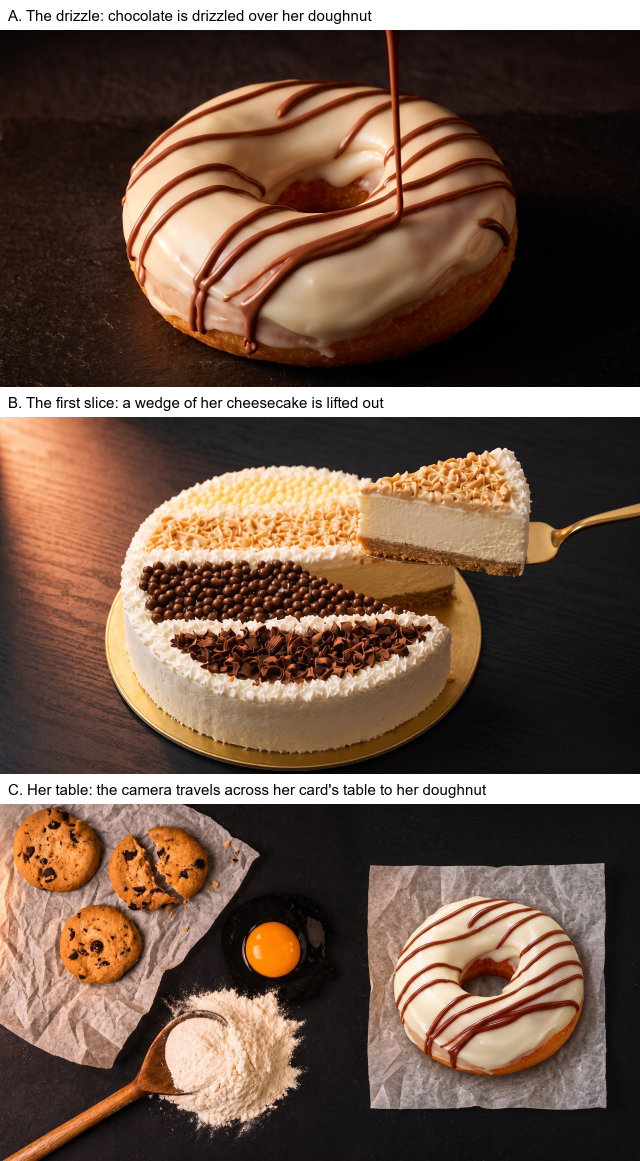
#> input picture scrollcraft/builds/bake-away/gen/concepts.jpg, 1280 x 2322 px (shown at 1/2 size)
$ python -i clean_cut.py   (imports and definitions only)
#> lines starting #> are read from the running program, lines starting #| are printed output that depends on the picture; after the words box and inside, x2 and y2 are one past the last pixel; in counts of white or black regions, pixels touching at a corner belong together
#> further down, picture is the input picture: PIL image 1280x2322 RGB; mean R, G, B 111, 86.2, 71.3
"""Cleans a cut-out (gen/cut/pNN.png): trims the pale cast-shadow rim under the doughnut, clears the background seen through the hole,
fills a thin slit, and softens the edge. Imported by assets.py."""
from PIL import Image, ImageChops, ImageFilter, ImageDraw

def clean(im):
    im = im.convert('RGBA'); W, H = im.size
#> after `W, H = im.size`: W = 1280; H = 2322
    a = im.getchannel('A').point(lambda v: 255 if v > 128 else 0)
#> a: PIL image 1280x2322 L; every value is 255
    # 1. a thin slit inside the cut (p12): close it, filling its colour from the pixels beside it
    closed = a.filter(ImageFilter.MaxFilter(15)).filter(ImageFilter.MinFilter(15))
    slit = ImageChops.subtract(closed, a)
#> slit: PIL image 1280x2322 L; every value is 0
    if slit.getbbox():
        rgb = im.convert('RGB'); sh = ImageChops.offset(rgb, -11, 0)
        im = Image.composite(sh.convert('RGBA'), im, slit.point(lambda v: 255 if v > 0 else 0)); a = closed
    hsv = im.convert('RGB').convert('HSV'); h, s, v = hsv.split()
#> after `hsv = im.convert('RGB').convert('HSV')`: hsv: PIL image 1280x2322 HSV; mean H, S, V 38.1, 93.6, 111.1
#> after `h, s, v = hsv.split()`:
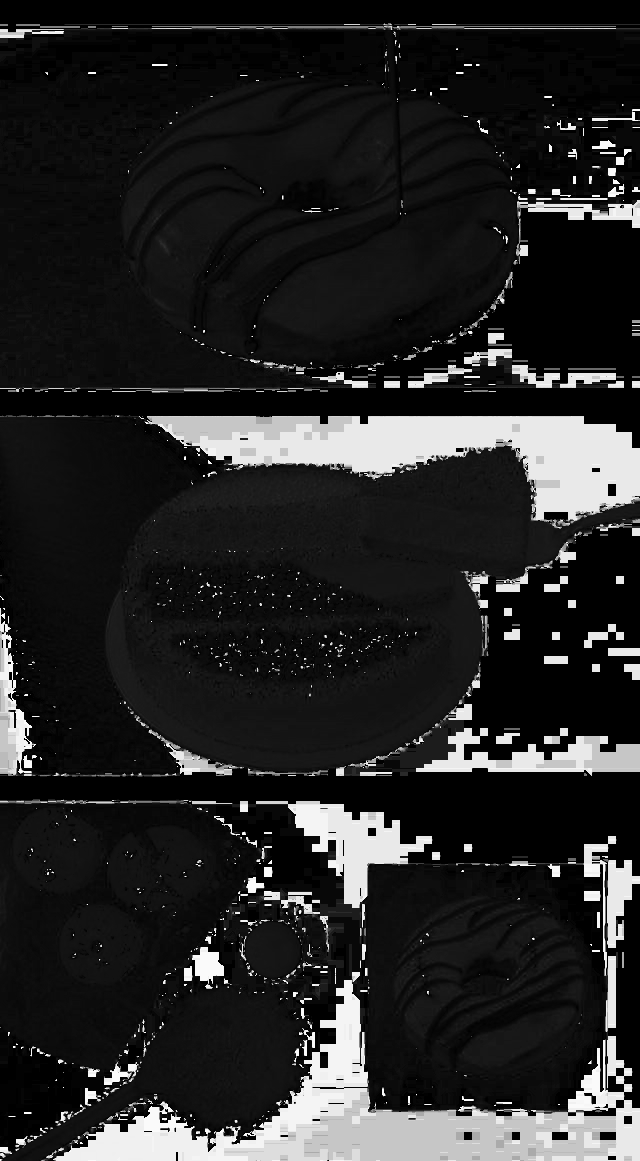
#> h: PIL image 1280x2322 L (shown at 1/2 size); min 0, max 254, mean 38.1
#> after `h, s, v = hsv.split()`:
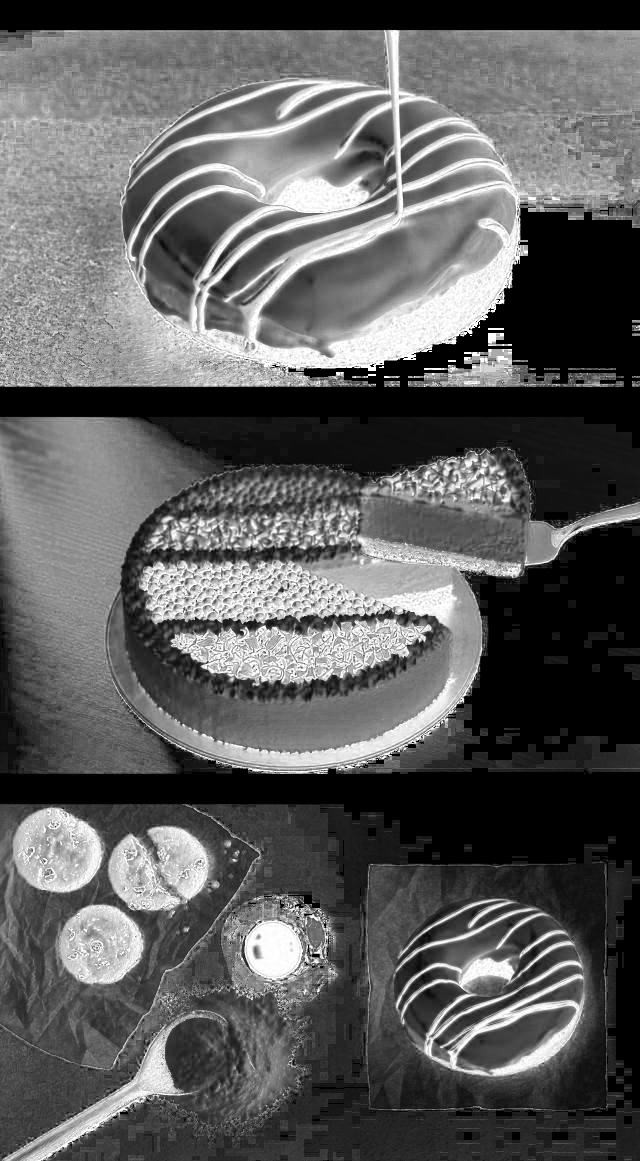
#> s: PIL image 1280x2322 L (shown at 1/2 size); min 0, max 255, mean 93.6
#> after `h, s, v = hsv.split()`:
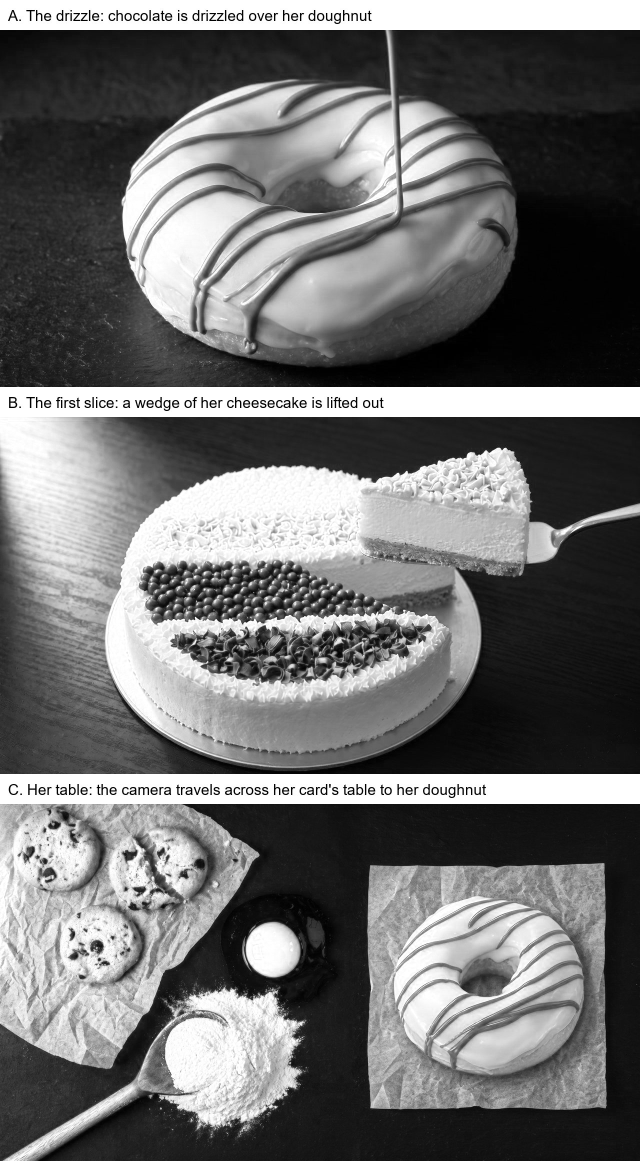
#> v: PIL image 1280x2322 L (shown at 1/2 size); min 0, max 255, mean 111.1
    # 2. the hole: pale background seen through it goes (flood fill from the middle over pale pixels)
    pale = ImageChops.multiply(v.point(lambda x: 255 if x > 212 else 0), s.point(lambda x: 255 if x < 14 else 0))
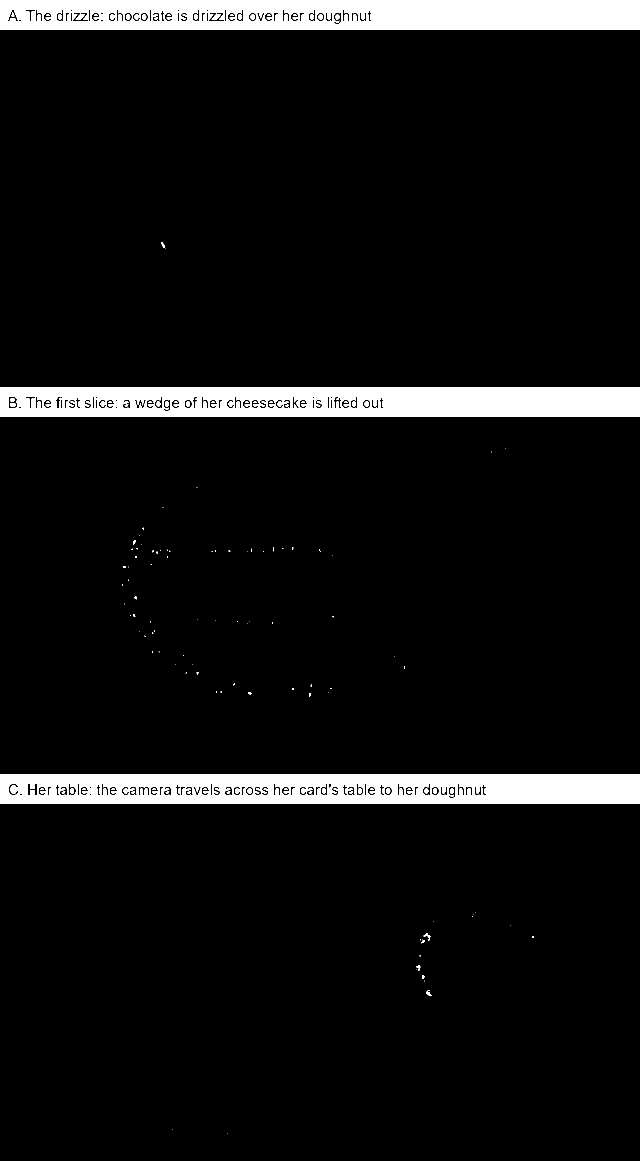
#> pale: PIL image 1280x2322 L (shown at 1/2 size); 7.2% white; 150 white regions (101 under 20 px), largest, box (x1, y1, x2, y2) and area: (0, 0, 1280, 60) 70697, (0, 774, 1280, 834) 70370, (0, 1548, 1280, 1608) 68919
    bx = a.getbbox(); cx, cy = (bx[0] + bx[2]) // 2, int(bx[1] + (bx[3] - bx[1]) * .5)
#> after `bx = a.getbbox()`: bx = (0, 0, 1280, 2322)
#> after `cx, cy = ((bx[0] + bx[2]) // 2, int(bx[1] + (bx[3] - bx[1]) * 0.5))`: cx = 640; cy = 1161
    box = (int(cx - W * .17), int(cy - H * .13), int(cx + W * .17), int(cy + H * .2))
#> box = (422, 859, 857, 1625)
    seed = None; best = 1e18; pw = pale.crop(box); bw = pw.size[0]
#> after `pw = pale.crop(box)`:
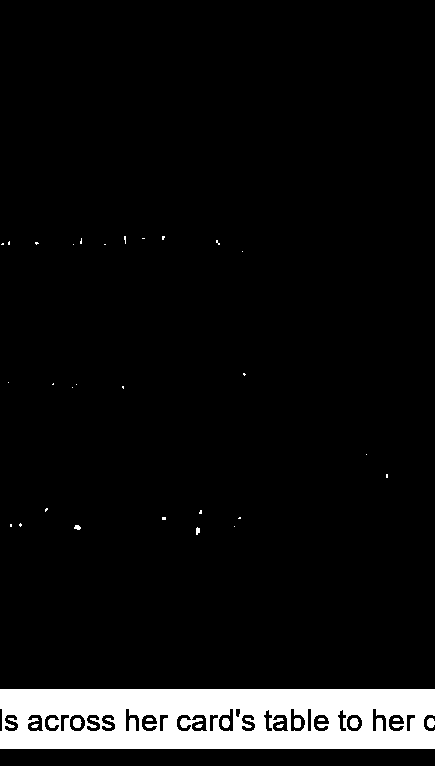
#> pw: PIL image 435x766 L; 7% white; 40 white regions (29 under 20 px), largest, box (x1, y1, x2, y2) and area: (0, 689, 435, 749) 22515, (350, 718, 359, 728) 74, (73, 718, 82, 728) 73
#> after `bw = pw.size[0]`: bw = 435
    for i, px in enumerate(pw.getdata()):
        if px == 255:
            x, y = box[0] + i % bw, box[1] + i // bw; d = (x - cx) ** 2 + (y - cy - H * .06) ** 2
            if d < best: best, seed = d, (x, y)
#> after the loop, best = 5005.9; seed = (623, 1369)
    if seed:
        win = Image.new('L', (W, H), 0); ImageDraw.Draw(win).rectangle(box, fill=255)
#> after `ImageDraw.Draw(win).rectangle(box, fill=255)`: win: PIL image 1280x2322 L; 11.3% white; 1 white region, box (x1, y1, x2, y2) and area: (422, 859, 858, 1626) 334412
        m = ImageChops.multiply(pale, win); ImageDraw.floodfill(m, seed, 128, thresh=0)
#> after `m = ImageChops.multiply(pale, win)`: m: PIL image 1280x2322 L; 0.78% white; 40 white regions (29 under 20 px), largest, box (x1, y1, x2, y2) and area: (422, 1548, 858, 1608) 22553, (772, 1577, 781, 1587) 74, (495, 1577, 504, 1587) 73
        hole = m.point(lambda x: 255 if x == 128 else 0)
#> hole: PIL image 1280x2322 L; 0% white in thin lines or dots, all inside (x1, y1, x2, y2) = (621, 1369, 624, 1373)
        if hole.getbbox(): a = ImageChops.subtract(a, hole.filter(ImageFilter.MaxFilter(3)))
#> a: PIL image 1280x2322 L; 100% white; 1 black region, box (x1, y1, x2, y2) and area: (620, 1368, 625, 1374) 28
    # 3. the pale beige cast shadow rim (hue near orange, low saturation, bright), eaten from the edge inwards
    low = Image.new('L', (W, H), 0); ImageDraw.Draw(low).rectangle((0, bx[1] + (bx[3] - bx[1]) * .66, W, H), fill=255)
#> after `ImageDraw.Draw(low).rectangle((0, bx[1] + (bx[3] - bx[1]) * 0.66, W, H`: low: PIL image 1280x2322 L; 34% white; 1 white region, box (x1, y1, x2, y2) and area: (0, 1532, 1280, 2322) 1011200
    rim = ImageChops.multiply(ImageChops.multiply(ImageChops.multiply(v.point(lambda x: 255 if x > 195 else 0), s.point(lambda x: 255 if 38 < x < 80 else 0)), h.point(lambda x: 255 if 8 < x < 24 else 0)), low)
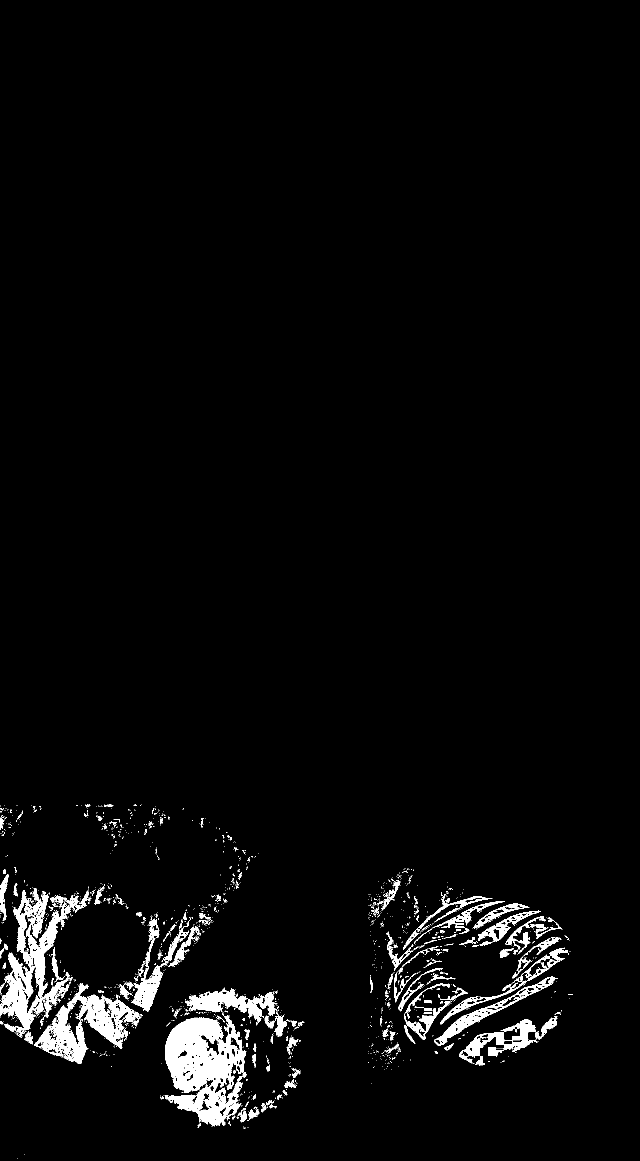
#> rim: PIL image 1280x2322 L (shown at 1/2 size); 3.2% white; 1569 white regions (1411 under 20 px), largest, box (x1, y1, x2, y2) and area: (329, 2030, 494, 2253) 21587, (0, 1776, 178, 2076) 15790, (68, 1966, 283, 2128) 11183
    for _ in range(14):
        edge = ImageChops.subtract(a, a.filter(ImageFilter.MinFilter(3)))
        gone = ImageChops.multiply(edge, rim)
        if not gone.getbbox(): break
        a = ImageChops.subtract(a, gone)
    a = a.filter(ImageFilter.MinFilter(5)).filter(ImageFilter.MaxFilter(5))
    a = a.filter(ImageFilter.MinFilter(3)).filter(ImageFilter.GaussianBlur(.9))
    im.putalpha(a)
    return im

>>> from PIL import Image
>>> picture = Image.open('concepts.jpg')
>>> result = clean(picture)
